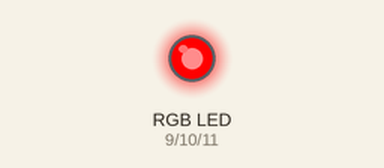
Recording of a sketch running on a simulated Arduino Uno, built with avr-gcc and run on an emulated ATmega328P. Shown: an RGB LED mixed from three pins (HIGH = lit). Dim RGB values are drawn brighter than linear.

Above: at 0.05 s.
At 1.5 s:
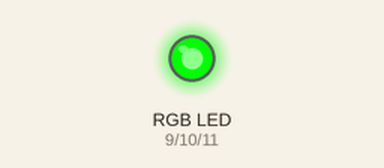
At 2.95 s:
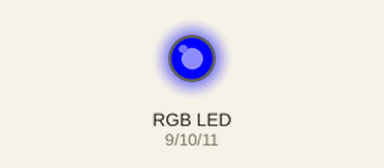
At 3.7 s:
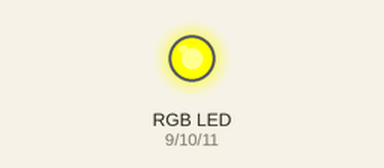
At 4.45 s:
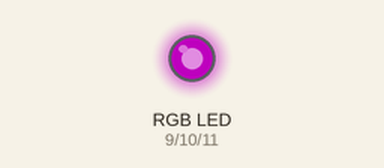
At 5.95 s:
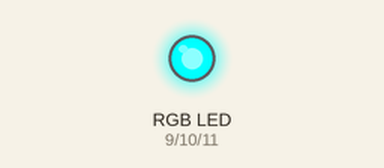
Timing chart, 0 to 7.8 s (numbered marks = the images above):
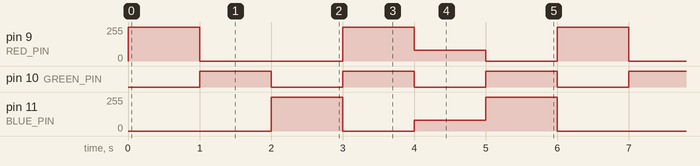

The sketch:

tricolor_led.ino
```cpp
// set variables to reference each pin number
int RED_PIN = 9;
int GREEN_PIN = 10;
int BLUE_PIN = 11;

// This function runs once as soon as the script uploads
void setup()
{
  // declare each pin as OUTPUT so we can write to it
  pinMode(RED_PIN, OUTPUT);
  pinMode(GREEN_PIN, OUTPUT);
  pinMode(BLUE_PIN, OUTPUT);
}

// This function runs repeatedly
void loop()
{
  set_color(255, 0, 0);  // red
  delay(1000);
  set_color(0, 255, 0);  // green
  delay(1000);
  set_color(0, 0, 255);  // blue
  delay(1000);
  set_color(255, 255, 0);  // yellow
  delay(1000);
  set_color(80, 0, 80);  // purple
  delay(1000);
  set_color(0, 255, 255);  // aqua
  delay(1000);
}

// This is a function that we created, which will take the
// three RBG color values and write each one to its
// corresponding pin
void set_color(int red, int green, int blue)
{
  analogWrite(RED_PIN, red);
  analogWrite(GREEN_PIN, green);
  analogWrite(BLUE_PIN, blue);
}
```

Measured:
- by itself, pin 9 (RED_PIN): repeats every 6.0 s: 0/255 2.0 s, 255/255 1.0 s, 80/255 1.0 s, 0/255 1.0 s, 255/255 1.0 s
- by itself, pin 10 (GREEN_PIN): alternates HIGH for 1.0 s and LOW for 1.0 s
- by itself, pin 11 (BLUE_PIN): repeats every 6.0 s: 0/255 1.0 s, 80/255 1.0 s, 255/255 1.0 s, 0/255 2.0 s, 255/255 1.0 s
